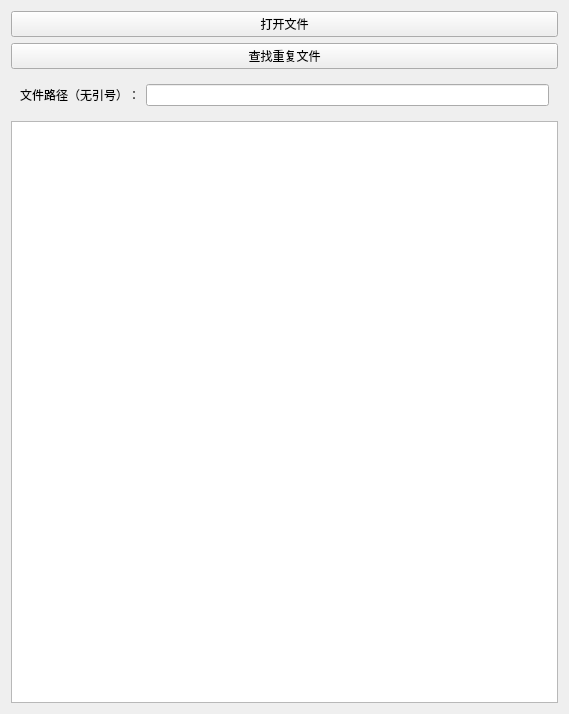
<?xml version="1.0" encoding="UTF-8"?>
<ui version="4.0">
 <class>Widget</class>
 <widget class="QWidget" name="Widget">
  <property name="geometry">
   <rect>
    <x>0</x>
    <y>0</y>
    <width>569</width>
    <height>714</height>
   </rect>
  </property>
  <property name="windowTitle">
   <string>Widget</string>
  </property>
  <layout class="QVBoxLayout" name="verticalLayout">
   <item>
    <widget class="QPushButton" name="open_file_button">
     <property name="text">
      <string>打开文件</string>
     </property>
    </widget>
   </item>
   <item>
    <widget class="QPushButton" name="get_files">
     <property name="text">
      <string>查找重复文件</string>
     </property>
    </widget>
   </item>
   <item>
    <widget class="QWidget" name="widget" native="true">
     <layout class="QHBoxLayout" name="horizontalLayout">
      <item>
       <widget class="QLabel" name="label">
        <property name="text">
         <string>文件路径（无引号）：</string>
        </property>
       </widget>
      </item>
      <item>
       <widget class="QLineEdit" name="file_path_edit"/>
      </item>
     </layout>
    </widget>
   </item>
   <item>
    <widget class="QTextEdit" name="file_name"/>
   </item>
  </layout>
 </widget>
 <resources/>
 <connections/>
</ui>
